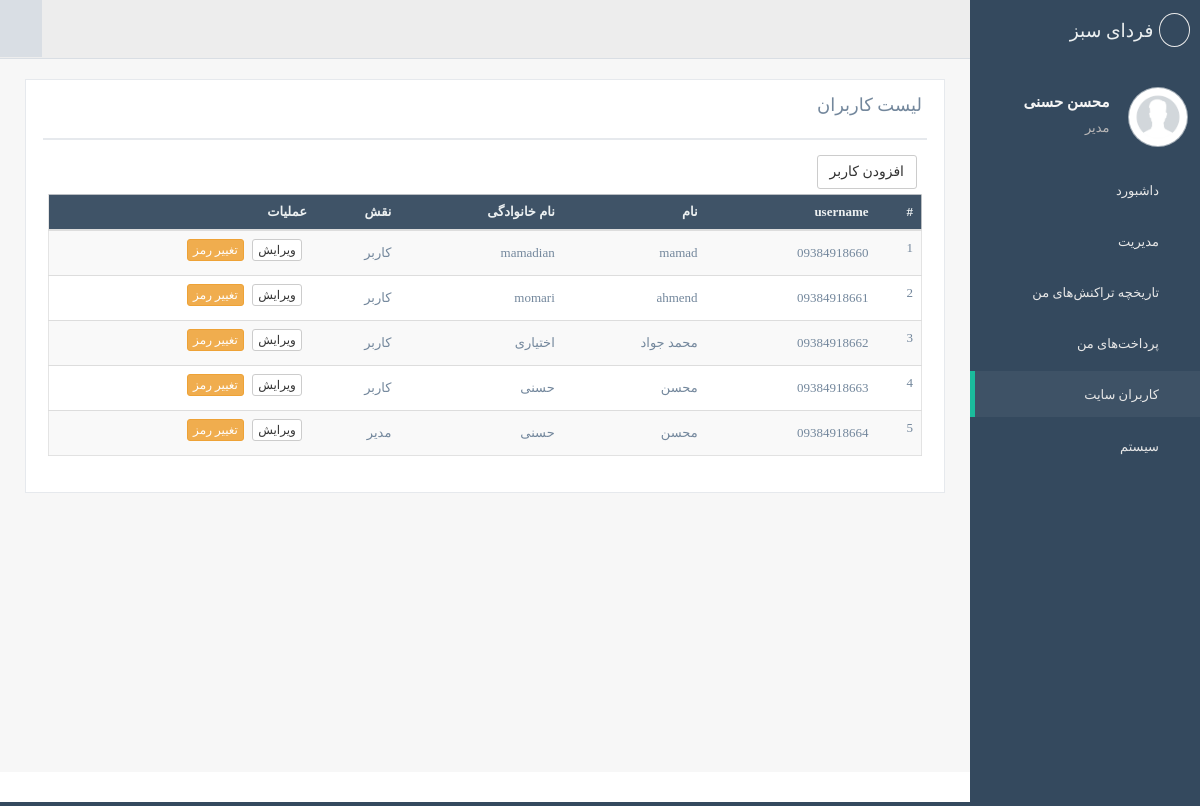
Screenshot of /users/ (signed in) with the database file from the repository.
### apps/users/models.py (models this page shows, shortened)
class User(AbstractUser, AbstractModel):
    class DeactivateReasons(models.IntegerChoices):
        UNKNOWN = 0, 'نامشخص'
        BY_ADMIN = 1, 'غیر فعال توسط مدیر'
        VERIFY_MOBILE = 2, 'عدم تایید موبایل'
        VERIFY_EMAIL = 3, 'عدم تایید ایمیل'
    class Roles(models.IntegerChoices):
        ADMIN = 0, 'مدیر'
        USER = 1, 'کاربر'
    mobile = models.CharField('موبایل', max_length=11, unique=True,
                              help_text='موبایل باید به فرمت 09123456789 وارد شود',
                              validators=[MobileValidator()],
                              error_messages={
                                  'unique': 'این شماره موبایل از قبل در سامانه ثبت شده است',
                                },
                            )
    password = models.CharField('گذرواژه', max_length=128, null=True, blank=True)
    first_name = models.CharField(verbose_name='نام', max_length=150, blank=True)
    last_name = models.CharField(verbose_name='نام خانوادگی', max_length=150, blank=True)
    national_code = models.CharField(max_length=10, verbose_name='کد ملی',
                                     validators=[NationalCodeValidator()],
                                     null=True, blank=True, unique=True)
    deactivate_reason = models.PositiveSmallIntegerField(choices=DeactivateReasons.choices,
                                                         default=DeactivateReasons.UNKNOWN,
                                                         verbose_name='غیرفعال به دلیل')
    email = models.EmailField(unique=True, null=True, blank=True, verbose_name='ایمیل')
    address = models.TextField(verbose_name='آدرس', null=True, blank=True)
    birth_date = models.DateField(verbose_name='تاریخ تولد', null=True, blank=True)
    role = models.IntegerField(choices=Roles.choices, default=Roles.USER, verbose_name='نقش')
    phone_number = models.CharField(max_length=15, verbose_name='شماره تلفن ثابت', null=True, blank=True)
    notes = models.TextField(verbose_name='یادداشت', null=True, blank=True)
    avatar = models.ImageField(verbose_name='تصویر پروفایل', upload_to='users/avatars', null=True, blank=True)
    deposit_quantity = models.PositiveIntegerField(verbose_name='تعداد سهم', default=1)
    institution = models.ForeignKey(Institution, on_delete=models.PROTECT, null=True, related_name='users')
    objects = CustomUserManager()
    REQUIRED_FIELDS = ["mobile", ]
    class Meta:
        verbose_name = 'کاربر'
        verbose_name_plural = 'کاربر'
        ordering = ('-id',)

### apps/institution/models.py (models this page shows, shortened)
class Institution(AbstractModel):
    name = models.CharField(max_length=255)
    address = models.CharField(max_length=255, blank=True, null=True)
    phone = models.CharField(max_length=255, blank=True, null=True)
    email = models.CharField(max_length=255, blank=True, null=True)
    card_number = models.CharField(max_length=255, blank=True, null=True)
    bank_account_number = models.CharField(max_length=255, blank=True, null=True)
    class Meta:
        verbose_name = 'موسسه'
        verbose_name_plural = 'موسسه'

### apps/users/views.py (the view, shortened to what this page needs)
# urls.py: path('', UserListView.as_view(), name='user_list'),
class UserListView(CustomListTemplateMixin, PermissionRequireMixin, ListView):
    permissions =  [User.Roles.ADMIN, ]
    page_title = 'لیست کاربران'
    context_object_name = 'users'
    paginate_by = 100
    ordering = '-created_at'
    fields = ['username', 'first_name', 'last_name', 'role',]
    header_buttons = [{'title': 'افزودن کاربر', 'url': reverse_lazy('users:new_user')}]
    action_buttons = [
        {'title': 'ویرایش', 'url_name': 'users:update_user', 'arg_field': 'id',
         'fa-icon': 'fa-edit', 'class': '', 'class_form_field': 'id'},
        {'title': 'تغییر رمز', 'url_name': 'users:set_password', 'arg_field': 'id',
         'fa-icon': 'fa-edit', 'class': 'btn-warning', 'class_form_field': 'id'},
    ]
    def get_queryset(self):
        institution = self.request.user.institution
        return User.objects.filter(institution=institution)
    def get_role(self, obj):
        return obj.get_role_display()

### apps/core/mixins.py (called while the page is built)
    def get_context_data(self, **kwargs):
        context = super().get_context_data(**kwargs)
        context["items"] = self.get_queryset()
        context["fields"] = self.fields
        context["page_title"] = self.page_title
        context["page_subtitle"] = self.page_subtitle
        context["header_buttons"] = self.header_buttons
        context["action_buttons"] = self.action_buttons
        context["view"] = self
        if self.filter_class:
            context["filter_class"] = self.filter_class(self.request.GET)
        return context

### apps/core/permissions.py (called while the page is built)
    def get(self, *args, **kwargs):
        if not self.has_permission():
            return self.redirect_to_login()
        return super().get(*args, **kwargs)

    def has_permission(self):
        if not self.permissions:
            return True
        user = self.request.user
        if self.request.user.is_superuser:
            return True
        if not user.is_authenticated:
            return False
        if user.role not in self.permissions:
            return False
        return True

### apps/core/templatetags/model_list_tags.py (called while the page is built)
@register.filter
def get_object_item(object_item, key, view=None):
    keys = key.split('__')
    for key in keys:
        object_item = getattr(object_item, key)
    if view and hasattr(view, f'get_{key}'):
        object_item = getattr(view, f'get_{key}')(object_item)
    return object_item

@register.filter
def get_verbose_name(model, key):
    if '__' not in key:
        return model._meta.get_field(key).verbose_name
    keys = key.split('__')
    for key in keys:
        model = model._meta.get_field(key).related_model or model
    return model._meta.get_field(key).verbose_name

@register.simple_tag()
def get_view_item(object_item, key, view=None):
    keys = key.split('__')
    value = object_item
    for key in keys:
        value = getattr(value, key)
    if view and hasattr(view, f'get_{key}'):
        value = getattr(view, f'get_{key}')(object_item)
    return value

### templates/generic_model_list.html (shortened to what this page needs)
{% extends 'base.html' %}
{% load static i18n jalali_tags %}
{% load model_list_tags %}
{%block page_content%}
<div class="page-title">
    <div class="title_left">
    </div>
</div>
<div class="clearfix"></div>
<div class="row">
    <div class="col-md-12">
        <div class="x_panel">
            <div class="x_title">
                <h2 id="page_title">
                    {{ page_title }}
                </h2>
                <ul class="nav navbar-right panel_toolbox">
                    <li><a class="collapse-link"><i class="fa fa-chevron-up"></i></a>
                    </li>
                    <li class="dropdown">
                        <a href="#" class="dropdown-toggle" data-toggle="dropdown" role="button" aria-expanded="false"><i class="fa fa-cloud-download"></i></a>
                    </li>
                </ul>
                <div class="clearfix"></div>
            </div>
            <div class="x_content">
                {% if header_buttons %}
                    <div class="">
                        {% for btn in header_buttons %}
                        <a tabindex="{{forloop.counter0}}"
                            class="btn btn-default buttons-html5 {{btn.class}}"
                            href="{{btn.url}}"
                            <span>{{btn.title}}</span>
                        </a>
                        {% endfor %}
                    </div>
                {% endif %}
                <div class="table-responsive">
                    <table class="table table-striped jambo_table bulk_action" id="data_table">
                        <thead>
                            <tr class="headings">
                                <th class="column-title">#</th>
                                {% for field in fields %}
                                <th class="column-title">{{ items.query.model|get_verbose_name:field }}</th>
                                {% endfor %}
                                <th class="column-title">{% trans 'عملیات' %}</th>
                            </tr>
                        </thead>
                        <tbody>
                        {% if items %}
                            {% for item in items %}
                            <tr class="even pointer">
                                <td class=" ">{{forloop.counter}}</td>
                                {% for field in fields %}
                                    <td class="column-title"><span>{% get_view_item item field view %}</span></td>
                                {% endfor %}
                                <td class=" last">
                                    {% for action_button in action_buttons %}
                                    <a
                                        href="{% url action_button.url_name item|get_object_item:action_button.arg_field %}"
                                        class="btn btn-default btn-xs
                                        {% if action_button.class %}{{action_button.class}}{% endif %}
                                        ">
                                        {{ action_button.title }}</a>
                                    {% endfor %}
                                </td>
                            </tr>
                            {% endfor %}
                        {% else %}
                            <tr>
                                <td colspan="{{fields|length|add:2}}">
                                    <p class="text-center">{% trans 'هیچ اطلاعاتی وجود ندارد!' %}</p>
                                </td>
                            </tr>
                        {% endif %}
                        </tbody>
                    </table>
                </div>
            </div>
        </div>
    </div>
</div>
{% endblock page_content%}

### templates/base.html (shortened to what this page needs)
{% load static i18n %}
{% get_current_language as LANG %}
{% get_current_language_bidi as BIDI %}
{% get_available_languages as LANGUAGES %}
<!DOCTYPE html>
<html lang="{{LANG}}" {% if BIDI %}dir="rtl" {% endif %}>
<head>
    <link href="https://cdn.jsdelivr.net/npm/select2@4.1.0-rc.0/dist/css/select2.min.css" rel="stylesheet" />
    <link href="{% static "css/bootstrap.min.css" %}" rel="stylesheet">
    <link rel="stylesheet" href="{% static 'css/persian-datepicker.min.css' %}"/>
    {% if BIDI %}
    <link href="{% static "css/bootstrap-rtl.min.css" %}" rel="stylesheet">
    {% endif %}
    <link href="{% static "css/font-awesome.min.css" %}" rel="stylesheet">
    <link rel="stylesheet" href="{% static 'css/iziToast.min.css' %}">
    <link href="{% static "css/custom.min.css" %}" rel="stylesheet">
    {% if BIDI %}
    <link href="{% static "css/custom-rtl.min.css" %}" rel="stylesheet">
    {% endif %}
    <link rel="stylesheet" href="{% static 'admin/jquery.ui.datepicker.jalali/themes/base/jquery-ui.min.css' %}">
    <link href="{% static 'css/project.css' %}" rel="stylesheet">
</head>
<body class="nav-md">
    <div class="container body">
        <div class="main_container">
            <div class="col-md-3 left_col hidden-print">
                <div class="left_col scroll-view">
                    <div class="navbar nav_title" style="border: 0;">
                        <a href="" class="site_title">
                            <i class="fa fa-institution"></i>
                            <small>
                                {{ request.user.institution.name }}
                            </small>
                        </a>
                    </div>
                    <div id="sidebar-menu" class="main_menu_side hidden-print main_menu">
                        <div class="menu_section">
                            <ul class="nav side-menu">
                                {% if user.is_authenticated %}
                                <div class="profile clearfix">
                                    <div class="profile_pic">
                                        <img alt="{{user.username}}" class="img-circle profile_img"
                                            src="{% if user.profile.avatar %}{{ user.profile.avatar.url }}{% else %}{% static 'account/profile.png' %}{% endif %}">
                                    </div>
                                    <div class="profile_info">
                                        <div class="sidebar-profile-footer">
                                            <p>{{ user.first_name }} {{ user.last_name }}</p>
                                        </div>
                                        <div class="sidebar-profile-footer hidden-small">
                                            <span>{{user.get_role_display}}</span>
                                        </div>
                                    </div>
                                </div>
                                {% endif %}
                                <li>
                                    <a href="{% url 'users:dashboard' %}"><i class="fa fa-dashboard"></i>{% trans 'داشبورد' %}</a>
                                </li>
                                {% if request.user.is_staff %}
                                    <li>
                                        <a><i class="fa fa-institution"></i>{% trans 'مدیریت' %}<span
                                                class="fa fa-chevron-down"></span></a>
                                    </li>
                                {% endif %}
                                <li>
                                    <a href="{% url 'institution:wallet_history' %}"><i class="fa fa-credit-card"></i>{% trans 'تاریخچه تراکنش‌های من' %}</a>
                                </li>
                                <li>
                                    <a href="{% url 'institution:my_deposit_request_history' %}"><i class="fa fa-credit-card"></i>{% trans 'پرداخت‌های من' %}</a>
                                </li>
                                {% if request.user.is_staff %}
                                <li>
                                    <a href="{% url 'users:user_list' %}"><i class="fa fa-users"></i>{% trans 'کاربران سایت' %}</a>
                                </li>
                                {% endif %}
                                {% if request.user.is_staff %}
                                <li>
                                    <a><i class="fa fa-gears"></i>{% trans 'سیستم' %}<span
                                            class="fa fa-chevron-down"></span></a>
                                </li>
                                {% endif %}
                            </ul>
                        </div>
                    </div>
                </div>
            </div>
            <div class="top_nav hidden-print">
                <div class="nav_menu">
                    <nav>
                        <div class="nav toggle">
                            <a id="menu_toggle"><i class="fa fa-bars"></i></a>
                        </div>
                        <ul class="nav navbar-nav navbar-right">
                            <li>
                                <a data-toggle="tooltip" data-placement="top" title="" href="/auth/logout/" data-original-title="خروج">
                                    <i class="fa fa-power-off" aria-hidden="true"></i>
                                </a>
                            </li>
                       </ul>
                    </nav>
                </div>
            </div>
            <div class="right_col" role="main">
                {%block page_content%}
                {%endblock page_content%}
            </div>
            <footer class="hidden-print">
            </footer>
        </div>
    </div>
</body>
</html>

### static/css/project.css (style rules this page uses)
:root { --box-border-color: rgb(62, 143, 255); --box-bg-color: aliceblue; --light-bg-color: #eee; --light-border-color: #ddd; --box-bg-red-color: #f5c6cb; --box-bg-green-color: #d1f5c1; --box-bg-blue-color: #c6e2f5; --box-bg-yellow-color: #f5f1c6; --box-border-red-color: #a30010; --box-border-green-color: #00a300; --box-border-blue-color: #00a3a3; --box-border-yellow-color: #a3a300; }
body { font-family: Vazirmatn; }
.sidebar-profile-footer { padding: 0px; }
.profile_info { padding-top: 24px; }

### rows the page displays
User: user.institution.name "فردای سبز", first_name "محسن", last_name "حسنی", role "مدیر", username "09384918664" "محسن" "حسنی" "مدیر", title "ویرایش" "تغییر رمز"
User: username "09384918660" "mamad" "mamadian" "کاربر", title "ویرایش" "تغییر رمز"
User: username "09384918661" "ahmend" "momari" "کاربر", title "ویرایش" "تغییر رمز"
User: username "09384918662" "محمد جواد" "اختیاری" "کاربر", title "ویرایش" "تغییر رمز"
User: username "09384918663" "محسن" "حسنی" "کاربر", title "ویرایش" "تغییر رمز"

### other values shown
{{ page_title }} "لیست کاربران"
{{ btn.title }} "افزودن کاربر"
{{ items.query.model|get_verbose_name:field }} "username" "نام" "نام خانوادگی" "نقش"
